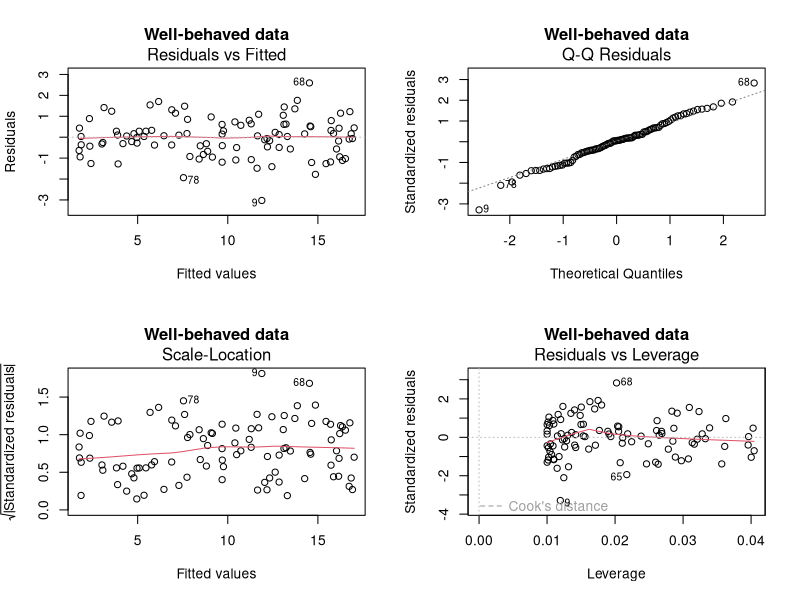
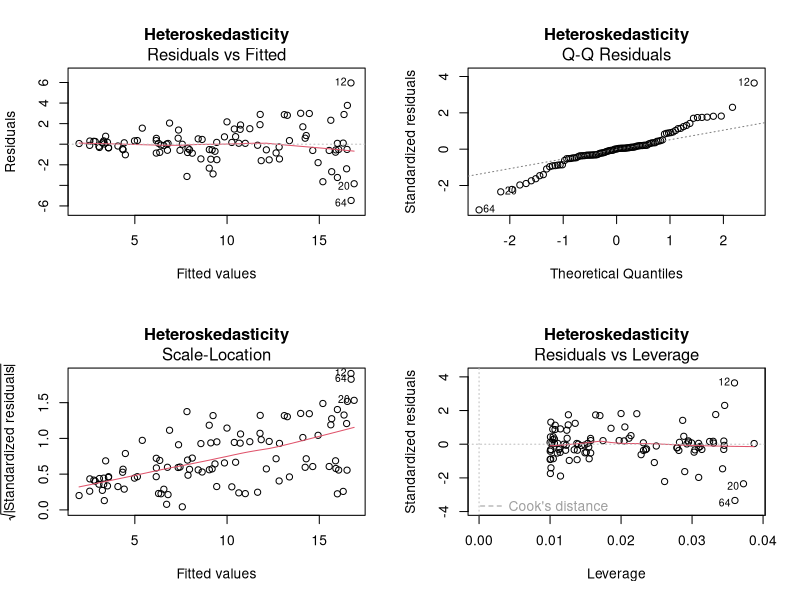
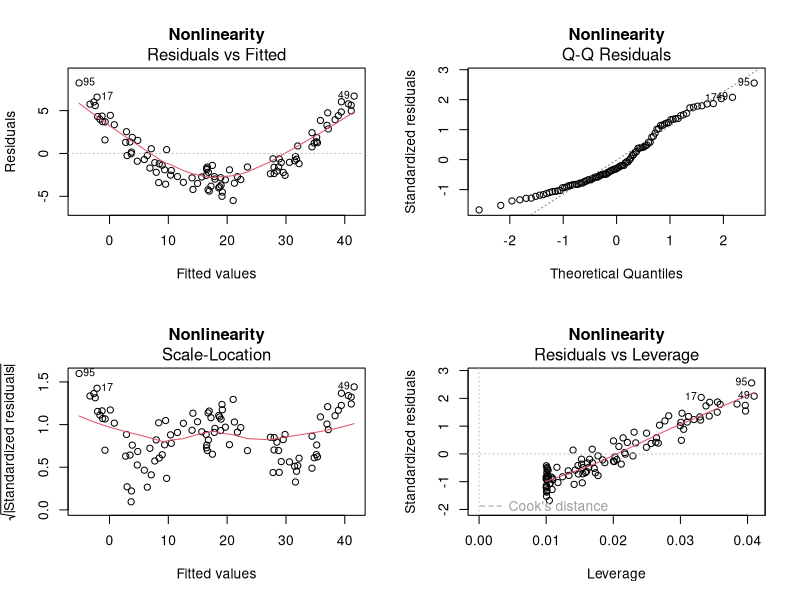
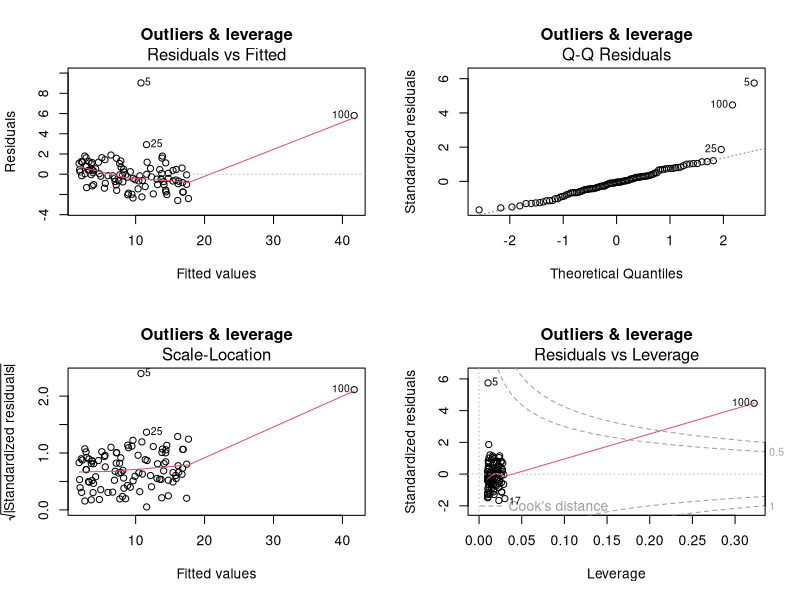

Write the R code that produced these figures, in order.
############################################################
# Regression diagnostics in simple linear regression (R)
# We illustrate:
#  1. Well-behaved data (assumptions hold)
#  2. Heteroskedasticity
#  3. Nonlinearity
#  4. Outliers and high leverage
#
# Diagnostics examined:
#  - Residuals vs fitted
#  - Normal Q–Q plot
#  - Scale–Location
#  - Residuals vs leverage (Cook's distance)
############################################################

set.seed(42)

par(mfrow = c(2, 2))

############################################################
# 1. Well-behaved linear regression
############################################################
n <- 100
x1 <- runif(n, 0, 10)
y1 <- 2 + 1.5 * x1 + rnorm(n, sd = 1)

m1 <- lm(y1 ~ x1)

plot(m1, main = "Well-behaved data")

summary(m1)

############################################################
# 2. Heteroskedastic errors
############################################################
x2 <- runif(n, 0, 10)
y2 <- 2 + 1.5 * x2 + rnorm(n, sd = 0.3 * x2)

m2 <- lm(y2 ~ x2)

par(mfrow = c(2, 2))
plot(m2, main = "Heteroskedasticity")

summary(m2)

############################################################
# 3. Nonlinear mean structure
############################################################
x3 <- runif(n, 0, 10)
y3 <- 2 + 0.5 * x3^2 + rnorm(n, sd = 1)

m3 <- lm(y3 ~ x3)

plot(m3, main = "Nonlinearity")

summary(m3)

############################################################
# 4. Outliers and high-leverage points
############################################################
x4 <- runif(n, 0, 10)
y4 <- 2 + 1.5 * x4 + rnorm(n, sd = 1)

# Add a vertical outlier
y4[5] <- y4[5] + 10

# Add a high-leverage point
x4[100] <- 25
y4[100] <- 2 + 1.5 * 25 + 8

m4 <- lm(y4 ~ x4)

plot(m4, main = "Outliers & leverage")

summary(m4)

############################################################
# Optional: explicit diagnostic quantities
############################################################

diag_table <- function(model) {
  data.frame(
    fitted = fitted(model),
    resid = resid(model),
    std_resid = rstandard(model),
    leverage = hatvalues(model),
    cooks = cooks.distance(model)
  )
}

head(diag_table(m4))
